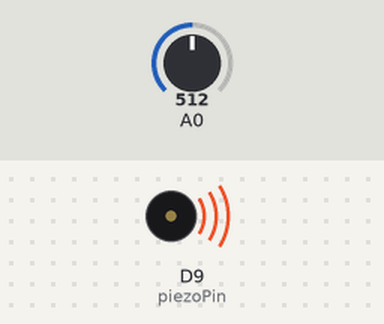
Bench run of a sketch on a simulated Arduino Uno R4 WiFi. On the bench: buzzer (waves = sounding). The test bench sets the inputs (shaded band); at power-on: A0 = 512. WiFi joins after 1.5 s; servers stay silent unless stated; network time is answered at once with the bench clock; uploads are accepted with an empty reply; the local clock reads 2024-03-15 10:24:30 at power-on unless the sketch sets it; what the sketch prints to the serial monitor is not drawn.

Above: at 3.53 s.
At 6.1 s:
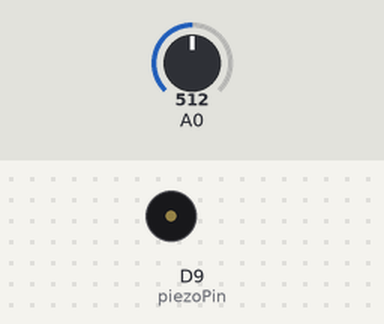
Timing chart, 0 to 10.0 s (numbered marks = the images above):
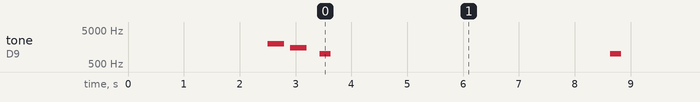

Measured:
- by itself, tone on D9 (piezoPin): plays 2000 Hz for 0.30 s, 1500 Hz for 0.30 s, 1000 Hz for 0.20 s, 1000 Hz for 0.20 s, 1000 Hz for 0.20 s, 1000 Hz for 0.20 s … (27 notes in this stretch)

The sketch:

arduino_sketch.ino
```cpp
#include <WiFiS3.h>
#include <ArduinoHttpClient.h>
#include <WiFiUdp.h>
#include <NTPClient.h>
// Include the necessary libraries for WiFi, HTTP client, and NTP

// Define the WiFi credentials
char ssid[] = "JAC-TALENTI";
char pass[] = "Jac2020%";

// AWS API Gateway endpoint
char serverAddress[] = "iz4elvjg0b.execute-api.us-east-1.amazonaws.com";
int port = 443;
String endpointPath = "/prod/misure"; // Path to the API endpoint
String user = "giulio";

WiFiSSLClient wifi;
HttpClient client = HttpClient(wifi, serverAddress, port);

WiFiUDP ntpUDP;
NTPClient timeClient(ntpUDP, "pool.ntp.org", 0, 60000);

// Pin for the piezo buzzer
const int piezoPin = 9;

void setup() {
  Serial.begin(9600);
  delay(1000);

  pinMode(piezoPin, OUTPUT);

  WiFi.begin(ssid, pass);
  Serial.print("Connessione WiFi");
  while (WiFi.status() != WL_CONNECTED) {
    delay(500);
    Serial.print(".");
  }
  Serial.println("\nConnesso!");

  tone(piezoPin, 2000);
  delay(300);
  noTone(piezoPin);
  delay(100);
  tone(piezoPin, 1500);
  delay(300);
  noTone(piezoPin);

  timeClient.begin();
  timeClient.update();
}

String getTimestamp() {
  timeClient.update();
  unsigned long epochTime = timeClient.getEpochTime();

  int hour = (epochTime  % 86400L) / 3600;
  int minute = (epochTime % 3600) / 60;
  int second = epochTime % 60;

  char buf[25];
  snprintf(buf, sizeof(buf), "2025-07-11T%02d:%02d:%02dZ", hour, minute, second);
  return String(buf);
}

void loop() {
    // Read the light sensor value and send it to the AWS API Gateway
  int lightValue = analogRead(A0);
  String timestamp = getTimestamp();

  String json = "{\"misurazione\": " + String(lightValue) +
                ", \"timestamp\": \"" + timestamp + "\"" +
                ", \"user\": \"" + user + "\"}";

  Serial.println("Invio: " + json);

  client.post(endpointPath, "application/json", json);

  int status = client.responseStatusCode();
  String response = client.responseBody();

  Serial.print("Status: ");
  Serial.println(status);
  Serial.print("Response: ");
  Serial.println(response);

  tone(piezoPin, 1000);
  delay(200);
  noTone(piezoPin);

  delay(4800);
}
```
